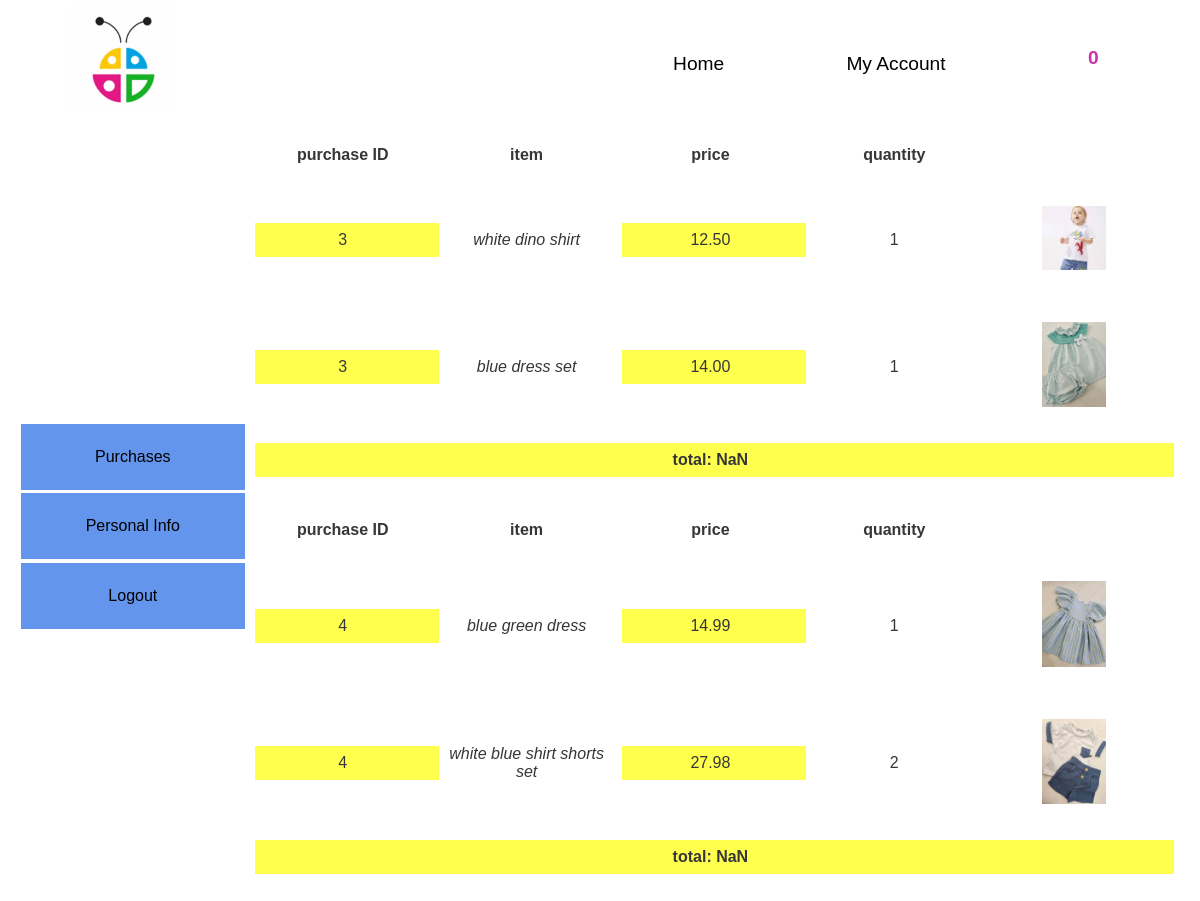
Page /account_page/login_page.php (signed in) on the committed database.
### tables this page shows
CREATE TABLE `Encomendas` (
  `id` int(11) NOT NULL AUTO_INCREMENT,
  `user` varchar(50) DEFAULT NULL,
  PRIMARY KEY (`id`),
  KEY `user` (`user`),
  CONSTRAINT `Encomendas_ibfk_1` FOREIGN KEY (`user`) REFERENCES `Utilizadores` (`username`) ON UPDATE CASCADE
);

CREATE TABLE `encomenda_info` (
  `encomenda` int(11) NOT NULL,
  `product` int(11) NOT NULL,
  `quantity` smallint(6) NOT NULL,
  PRIMARY KEY (`encomenda`,`product`),
  KEY `product` (`product`),
  CONSTRAINT `encomenda_info_ibfk_2` FOREIGN KEY (`product`) REFERENCES `Produtos` (`id`),
  CONSTRAINT `encomenda_info_ibfk_3` FOREIGN KEY (`encomenda`) REFERENCES `Encomendas` (`id`)
);

CREATE TABLE `Produtos` (
  `id` int(11) NOT NULL AUTO_INCREMENT,
  `name` varchar(255) NOT NULL,
  `price` float(6,2) DEFAULT NULL,
  `stock` int(11) DEFAULT NULL,
  `picture` varchar(255) DEFAULT NULL,
  PRIMARY KEY (`id`)
);

### account_page/clientAccPage.php (the view, shortened to what this page needs)
<div id="sidemenu">
    <ul>
        <li><button class="sidemenuChoice">Purchases</button></li>
        <li><button class="sidemenuChoice">Personal Info</button></li>
        <li><a href='logout.php' class="sidemenuChoice logoutBtn">Logout</a></li>
    </ul>
</div>
<div class="purchasesInfo">
    <?php
    include_once "../includes/connection.php";
    if($conn) {
        $purchases_num = mysqli_query($conn, sprintf("select e.id from Encomendas e WHERE user='%s' GROUP BY e.id;", $_SESSION['loggedUser']['username']));
        while($row = mysqli_fetch_assoc($purchases_num)) {
            $pNum[] = $row;
        }
        foreach($pNum as $array) {
            foreach($array as $value) {
                echo "<table class='purchasesTable'>";
                echo "<thead>";
                $purchases_query = sprintf("SELECT e.id as 'purchase ID', p.name as 'item', p.price*i.quantity as price, i.quantity, p.picture FROM Produtos p INNER JOIN encomenda_info i ON i.product = p.id INNER JOIN Encomendas e ON e.id = i.encomenda WHERE e.id='%s';", $value);
                $get_purchases = mysqli_query($conn, $purchases_query);
                $new_get_purchases = mysqli_query($conn, $purchases_query);
                echo "<tr>";
                foreach(mysqli_fetch_assoc($new_get_purchases) as $key => $value) {
                    if($key === 'picture') {
                        echo "<th></th>";
                    } else {
                        echo "<th>".$key."</th>";
                    }
                }
                echo "</tr></thead>";
                echo "<tbody>";
                while($row = mysqli_fetch_assoc($get_purchases)) {
                    echo "<tr>";
                    foreach($row as $key => $value) {
                        if($key==='picture') {
                            echo "<td><img src='../".$value."'/></td>";
                        } elseif($key==='total'){
                        }
                        else {
                            echo "<td>".$value."</td>";
                        }
                    }
                    echo "</tr>";
                }
                echo <<<lastRow
                <tr>
                <td></td>
                </tr>
                </tbody>
                </table>
lastRow;
            }
        }
    }
    ?>
</div>

### account_page/login_page.php (shortened to what this page needs)
<?php
include_once "../includes/connection.php";
?>
<!doctype html>
<html lang="en">
    <head>
        <link href="../css/index.css" rel="stylesheet"/>
        <link href="../css/login.css" rel="stylesheet"/>
    </head>
    <body>
        <nav>
            <div class="nav-logo"></div>
            <ul class="nav-list">
                <li class="nav-item"><a href="../index.php">Home</a></li>
                <li class="nav-item" id="accBtn"><a href="#">Sign in/up</a></li>
                <li class="nav-item" id="shopping_cart"><a href="../cart/cart.php"><span id="cartCount"><?php echo $_SESSION['itemsNum']; ?></span>
                    <span id="cartCheckout">checkout</span></a></li>
            </ul>
        </nav>
        <?php
        if($_SESSION['loggedUser']) {
            if($_SESSION['loggedUser']['username'] !== "admin") {
                echo "<div class='changeInfo'>";
                include "clientAccPage.php";
                echo "</div>";
        ?>
        <?php
        } else if($_SESSION['loggedUser']['username'] === "admin") {
            echo "<div class='changeInfo'>";
            include "adminAccPage.php";
            echo "</div>";
        ?>
            <script>
             document.getElementById("accBtn").firstChild.innerHTML = "My Account";
            </script>
        <?php
        }
        }
        ?>
    </body>
</html>

### css/index.css (style rules this page uses)
* { font-family: arial; scroll-behavior: smooth; }
a { text-decoration: none; color: inherit; }
nav { position: sticky; top: 0; display: flex; align-items: center; margin: 2em 0 2em 0; z-index: 21; transition: 250ms; background-color: rgba(255, 255, 255, .8); height: 4em; }
.nav-logo { flex: 1; height: 8em; width: auto; background-image: url(../pictures/dudi_icon_02.jpg); background-size: contain; background-repeat: no-repeat; transition: 200ms; }
.nav-list { display: flex; flex: 1; flex-direction: row; margin: 0; padding: 0; }
.nav-item { display: flex; list-style: none; width: 100%; text-align: center; align-items: center; white-space: nowrap; border: .2em solid rgba(255, 255, 255, 0); transition: 400ms; }
.nav-item a { font-family: arial; line-height: 2em; width: 100%; font-size: 1.2em; color: black; }
#accBtn { border-style: solid; }
#shopping_cart { display: flex; align-items: start; justify-content: center; justify-items: center; background-image: url("../pictures/shopping_cart.png"); background-repeat: no-repeat; background-size: contain; background-position: center center; }
#shopping_cart a { display: flex; align-content: center; justify-content: center; justify-items: center; align-items: center; margin-top: .7em; }
#cartCount { color: rgb(205, 50, 172); line-height: 0; font-weight: 700; }

### css/login.css (style rules this page uses)
* { font-family: arial; }
.changeInfo { display: flex; transition: 400ms; animation: 1s ease 0s 1 loadPage; }
.purchasesInfo { flex: 4; display: flex; color: rgb(54, 54, 54); margin-bottom: 2em; transition: 400ms; flex-direction: column; text-align: center; }
.purchasesTable { margin-bottom: 1em; text-align: center; animation: 1s ease 0s 1 loadPage2; }
.purchasesTable * { padding: 0.5em; padding-right: 1em; }
td img { width: 4em; }
.purchasesTable tr { display: flex; justify-content: space-evenly; align-items: center; }
.purchasesTable td { flex: 1; }
.purchasesTable th { flex: 1; }
.purchasesTable td:nth-child(1) { background-color: rgb(255, 255, 77); }
.purchasesTable td:nth-child(3) { background-color: rgb(255, 255, 77); }
.purchasesTable td:nth-child(2) { font-style: italic; }
.purchasesTable tbody tr:last-child { font-weight: bold; }
#sidemenu { flex: 1; display: flex; align-self: start; justify-content: center; align-items: center; text-align: center; z-index: 22; position: sticky; top: 0; height: 100vh; }
#sidemenu ul { flex: 1; display: flex; flex-direction: column; padding: 0; }
#sidemenu ul li { display: flex; flex: 1; list-style: none; margin-bottom: .2em; padding: 0; }
.sidemenuChoice { width: 100%; color: white transition: bottom 300ms ease-in; border: none; padding: 1.5em 0; font-size: 1em; margin-left: .8em; background-color: rgba(100, 149, 237, 1); background-size: 50%; background-position: center; }

### rows in the picture
encomendas: key "purchase ID", key "item", key "price", key "quantity"
encomenda_info: encomenda "3", product.name "white dino shirt", value "12.50", quantity "1", product.picture (picture)
encomenda_info: encomenda "3", product.name "blue dress set", value "14.00", quantity "1", product.picture (picture)
encomendas: key "purchase ID", key "item", key "price", key "quantity"
encomenda_info: encomenda "4", product.name "blue green dress", value "14.99", quantity "1", product.picture (picture)
encomenda_info: encomenda "4", product.name "white blue shirt shorts set", value "27.98", quantity "2", product.picture (picture)

### other values in the picture
$_SESSION['itemsNum'] "0"
